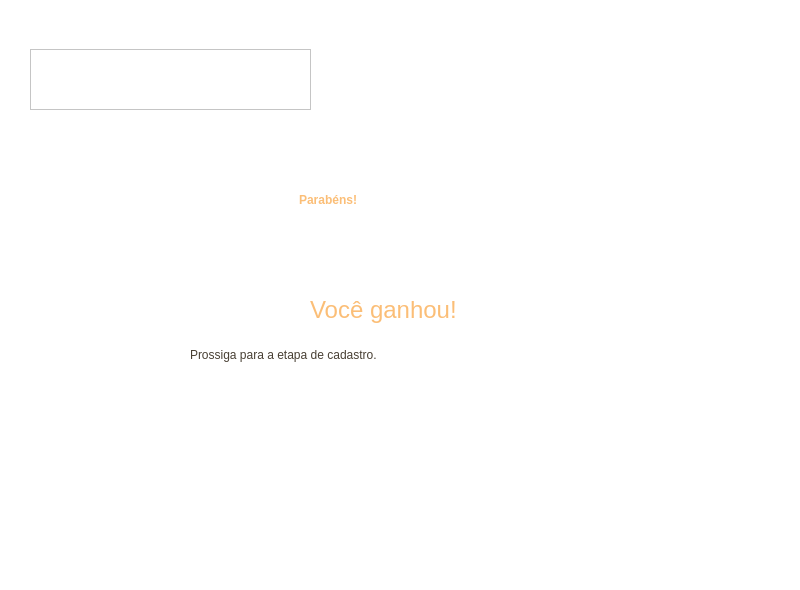
<?xml version="1.0" encoding="UTF-8"?>
<ui version="4.0">
 <class>TelaVitoria</class>
 <widget class="QMainWindow" name="TelaVitoria">
  <property name="geometry">
   <rect>
    <x>0</x>
    <y>0</y>
    <width>800</width>
    <height>590</height>
   </rect>
  </property>
  <property name="windowTitle">
   <string>GoldCoins</string>
  </property>
  <widget class="QWidget" name="centralwidget">
   <layout class="QVBoxLayout" name="verticalLayout">
    <property name="spacing">
     <number>0</number>
    </property>
    <property name="leftMargin">
     <number>0</number>
    </property>
    <property name="topMargin">
     <number>0</number>
    </property>
    <property name="rightMargin">
     <number>0</number>
    </property>
    <property name="bottomMargin">
     <number>0</number>
    </property>
    <item>
     <widget class="QFrame" name="top">
      <property name="maximumSize">
       <size>
        <width>16777215</width>
        <height>40</height>
       </size>
      </property>
      <property name="styleSheet">
       <string notr="true">background-color: #fff;</string>
      </property>
      <property name="frameShape">
       <enum>QFrame::NoFrame</enum>
      </property>
      <property name="frameShadow">
       <enum>QFrame::Raised</enum>
      </property>
     </widget>
    </item>
    <item>
     <widget class="QFrame" name="containerlogo">
      <property name="maximumSize">
       <size>
        <width>16777215</width>
        <height>80</height>
       </size>
      </property>
      <property name="styleSheet">
       <string notr="true">background-color: #fff;</string>
      </property>
      <property name="frameShape">
       <enum>QFrame::NoFrame</enum>
      </property>
      <property name="frameShadow">
       <enum>QFrame::Raised</enum>
      </property>
      <layout class="QVBoxLayout" name="verticalLayout_2">
       <property name="spacing">
        <number>0</number>
       </property>
       <property name="leftMargin">
        <number>30</number>
       </property>
       <property name="topMargin">
        <number>0</number>
       </property>
       <property name="rightMargin">
        <number>0</number>
       </property>
       <property name="bottomMargin">
        <number>0</number>
       </property>
       <item>
        <widget class="QFrame" name="logo">
         <property name="maximumSize">
          <size>
           <width>281</width>
           <height>61</height>
          </size>
         </property>
         <property name="styleSheet">
          <string notr="true">background-image: url(:/Logo/Icone GoldCoins pqn.png);
background-repeat: norepeat;</string>
         </property>
         <property name="frameShape">
          <enum>QFrame::StyledPanel</enum>
         </property>
         <property name="frameShadow">
          <enum>QFrame::Raised</enum>
         </property>
        </widget>
       </item>
      </layout>
     </widget>
    </item>
    <item>
     <widget class="QFrame" name="container">
      <property name="cursor">
       <cursorShape>PointingHandCursor</cursorShape>
      </property>
      <property name="styleSheet">
       <string notr="true">background-color: #fff;</string>
      </property>
      <property name="frameShape">
       <enum>QFrame::NoFrame</enum>
      </property>
      <property name="frameShadow">
       <enum>QFrame::Raised</enum>
      </property>
      <layout class="QHBoxLayout" name="horizontalLayout">
       <item>
        <widget class="QFrame" name="container_2">
         <property name="maximumSize">
          <size>
           <width>450</width>
           <height>650</height>
          </size>
         </property>
         <property name="cursor">
          <cursorShape>ArrowCursor</cursorShape>
         </property>
         <property name="frameShape">
          <enum>QFrame::NoFrame</enum>
         </property>
         <property name="frameShadow">
          <enum>QFrame::Raised</enum>
         </property>
         <widget class="QLabel" name="label">
          <property name="geometry">
           <rect>
            <x>124</x>
            <y>40</y>
            <width>201</width>
            <height>61</height>
           </rect>
          </property>
          <property name="styleSheet">
           <string notr="true">font: 24pt &quot;MS Shell Dlg 2&quot;;
color: rgb(251, 190, 119);
font-weight: bold;</string>
          </property>
          <property name="text">
           <string>Parabéns!</string>
          </property>
         </widget>
         <widget class="QLabel" name="label_2">
          <property name="geometry">
           <rect>
            <x>15</x>
            <y>210</y>
            <width>421</width>
            <height>31</height>
           </rect>
          </property>
          <property name="styleSheet">
           <string notr="true">font: 16pt &quot;MS Shell Dlg 2&quot;;
color: rgb(72, 63, 51);</string>
          </property>
          <property name="text">
           <string>Prossiga para a etapa de cadastro.</string>
          </property>
         </widget>
         <widget class="QLabel" name="label_3">
          <property name="geometry">
           <rect>
            <x>135</x>
            <y>160</y>
            <width>181</width>
            <height>41</height>
           </rect>
          </property>
          <property name="font">
           <font>
            <family>MS Shell Dlg 2</family>
            <pointsize>18</pointsize>
            <weight>50</weight>
            <italic>false</italic>
            <bold>false</bold>
           </font>
          </property>
          <property name="styleSheet">
           <string notr="true">font: 18pt &quot;MS Shell Dlg 2&quot;;
color: rgb(251, 190, 119);</string>
          </property>
          <property name="text">
           <string>Você ganhou!</string>
          </property>
         </widget>
         <widget class="QPushButton" name="SignInButton">
          <property name="geometry">
           <rect>
            <x>135</x>
            <y>320</y>
            <width>181</width>
            <height>61</height>
           </rect>
          </property>
          <property name="cursor">
           <cursorShape>PointingHandCursor</cursorShape>
          </property>
          <property name="styleSheet">
           <string notr="true">QPushButton {
	background-image: url(:/Botoes/BotaoCadastro.png);
	background-repeat: norepeat;
	border: none;
}

QPushButton:hover {
	
	background-image: url(:/Botoes/BotaoCadastro2.png);
	background-repeat: norepeat;
}</string>
          </property>
          <property name="text">
           <string/>
          </property>
         </widget>
        </widget>
       </item>
      </layout>
     </widget>
    </item>
    <item>
     <widget class="QFrame" name="bottom">
      <property name="maximumSize">
       <size>
        <width>16777215</width>
        <height>40</height>
       </size>
      </property>
      <property name="styleSheet">
       <string notr="true">background-color: #fff;</string>
      </property>
      <property name="frameShape">
       <enum>QFrame::NoFrame</enum>
      </property>
      <property name="frameShadow">
       <enum>QFrame::Raised</enum>
      </property>
     </widget>
    </item>
   </layout>
  </widget>
 </widget>
 <resources>
  <include location="Imagens/images.qrc"/>
 </resources>
 <connections/>
</ui>
